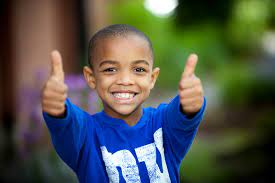
#> input picture jobsheet_01/smile_detector/smile_face.jpeg, 275 x 183 px, found by its file name
$ jupyter execute smile_detector.ipynb   (shell and % lines are left out)
#> lines starting #> are read from the running program, lines starting #| are printed output that depends on the picture; after the words box and inside, x2 and y2 are one past the last pixel; in counts of white or black regions, pixels touching at a corner belong together
<a href="https://colab.research.google.com/github/setyanoegraha/2025_COLLEGE_AI/blob/main/jobsheet_01/smile_detector/smile_detector.ipynb" target="_parent"></a>

[cell 1]
import cv2
from google.colab.patches import cv2_imshow

# Load gambar
img = cv2.imread('/content/2025_COLLEGE_AI/jobsheet_01/smile_detector/smile_face.jpeg')
#> img is the input picture: shape (183, 275, 3); mean B, G, R 76.6, 86.2, 82.1

# Cek apakah gambar berhasil dimuat
if img is None:
    print("Error: Image not loaded! Check the file path.")
    exit()

# Konversi ke grayscale
gray_img = cv2.cvtColor(img, cv2.COLOR_BGR2GRAY)
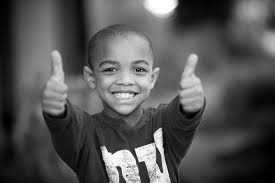
#> gray_img: shape (183, 275); min 0, max 255, mean 83.9

# Load haarcascade dengan path yang benar
face_cascade = cv2.CascadeClassifier(cv2.data.haarcascades + 'haarcascade_frontalface_default.xml')
smile_cascade = cv2.CascadeClassifier(cv2.data.haarcascades + 'haarcascade_smile.xml')

# Cek apakah file berhasil dimuat
if face_cascade.empty() or smile_cascade.empty():
    print("Error: Cascade file not loaded!")
    exit()

# Deteksi wajah
faces = face_cascade.detectMultiScale(gray_img, 1.1, 9)
#> faces = [[91, 41, 70, 70]]
print('Number of detected faces:', len(faces))
#| Number of detected faces: 1

for (x, y, w, h) in faces:
    cv2.rectangle(img, (x, y), (x+w, y+h), (0, 255, 255), 2)
    cv2.putText(img, "Face", (x, y-10), cv2.FONT_HERSHEY_SIMPLEX, 1, (0, 255, 255), 2)

    roi_gray = gray_img[y:y+h, x:x+w]
    roi_color = img[y:y+h, x:x+w]

    # Deteksi senyum dalam ROI wajah
    smiles = smile_cascade.detectMultiScale(roi_gray, 1.8, 20)
    if len(smiles) > 0:
        print("Smile detected")
        for (sx, sy, sw, sh) in smiles:
            cv2.rectangle(roi_color, (sx, sy), (sx+sw, sy+sh), (0, 0, 255), 2)
            cv2.putText(img, "Smile", (x+sx, y+sy-10), cv2.FONT_HERSHEY_SIMPLEX, 1, (0, 0, 255), 2)
    else:
        print("Smile not detected")
#> this loop made 1 pass
#> (x, y, w, h, smiles) on pass 1: (91, 41, 70, 70, [[15, 45, 36, 18]])
#| Smile detected
#> pass 1, `roi_gray = gray_img[y:y+h, x:x+w]`:
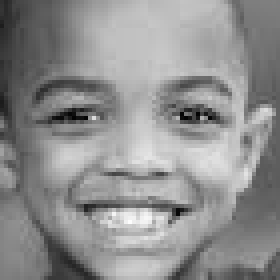
#> roi_gray: shape (70, 70) (shown 4 times larger); min 4, max 253, mean 142.7
#> pass 1, `roi_color = img[y:y+h, x:x+w]`:
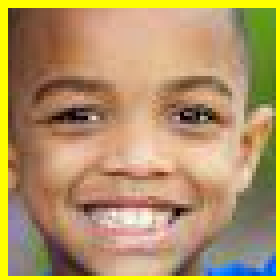
#> roi_color: shape (70, 70, 3) (shown 4 times larger); mean B, G, R 101.9, 148.4, 178.2
#> after the loop:
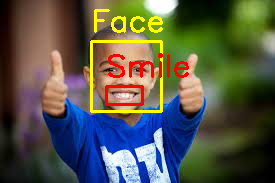
#> img: shape (183, 275, 3); 4.53% of pixels changed, all inside (x1, y1, x2, y2) = (90, 9, 189, 113)
#> after the loop:
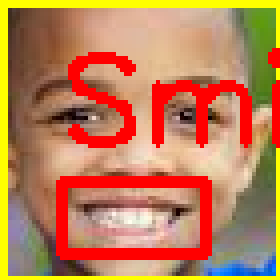
#> roi_color: shape (70, 70, 3) (shown 4 times larger); 14.82% of pixels changed, all inside (x1, y1, x2, y2) = (14, 12, 70, 65)

# Tampilkan hasil
cv2_imshow(img)  # Jika di Google Colab
# cv2.imshow('Detected faces', img)  # Jika di PC
cv2.waitKey(0)
cv2.destroyAllWindows()
